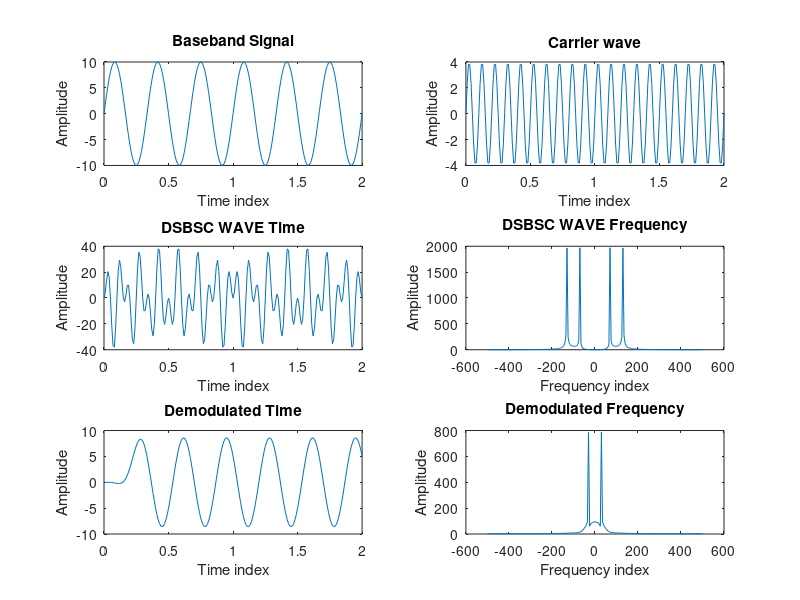

MATLAB code for this plot:
clc; %clearing console

t = 0:0.01:2;
fm = 3;             
fc = 10;            
Am = 10;
Ac = 4;
fs = 100*fc;      
f = linspace(-fs/2,fs/2,length(t));

% Baseband and carrier signal
m = Am*sin(2*pi*fm*t);
c = Ac*sin(2*pi*fc*t);
y = m.*c;

subplot(321); plot(t, m);
title('Baseband Signal');
ylabel('Amplitude');xlabel('Time index');
subplot(322); plot(t, c);
title('Carrier wave');
ylabel('Amplitude');xlabel('Time index');

subplot(323); plot(t, y);
title('DSBSC WAVE Time');
ylabel('Amplitude');xlabel('Time index');

subplot(324);  plot(f, abs(fftshift(fft(y)))); 
title('DSBSC WAVE Frequency');
ylabel('Amplitude'); xlabel('Frequency index');

%demodulation 
dmt = 2*(y .* c) ./ (Ac*Ac);

h = fir1(40,(0.01 * fc));
z = filter(h,1,dmt);

subplot(325); plot(t, z);
title('Demodulated Time');
ylabel('Amplitude');xlabel('Time index');

subplot(326);  plot(f, abs(fftshift(fft(z)))); 
title('Demodulated Frequency');
ylabel('Amplitude'); xlabel('Frequency index');